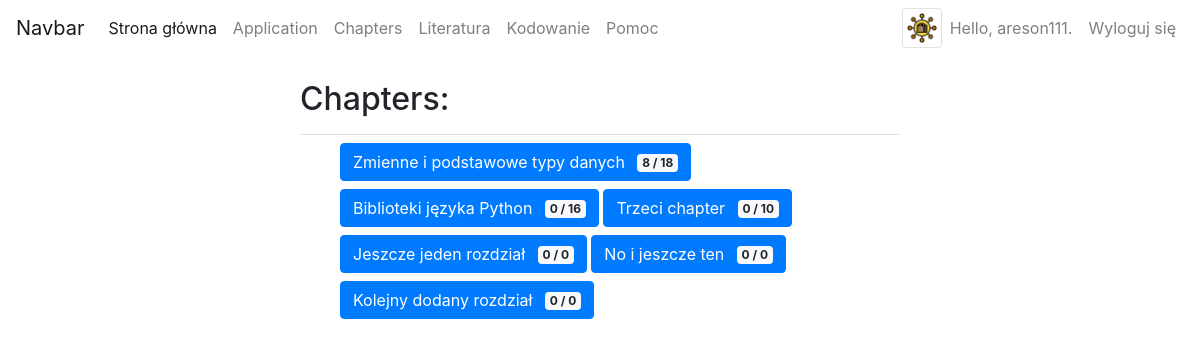
Page /chapters/ (signed in) on the committed database.
### users/models.py (models this page shows, shortened)
class Profile(models.Model):
    user = models.OneToOneField(User, on_delete=models.CASCADE)
    education = models.CharField(choices=EDUCATION_CHOICES, max_length=200)
    age = models.IntegerField()
    profile_image = models.ImageField(default='default-avatar.png', upload_to='users/', null=True, blank=True)
    points = models.IntegerField(default=0)

### chapters/models.py (models this page shows, shortened)
class Chapter(models.Model):
    name = models.CharField(max_length=200)
    text = models.TextField()
    date_added = models.DateTimeField(auto_now_add=True)
    def __str__(self):
        return self.name
    def get_chapter_points(self):
        topics = Topic.objects.filter(chapter_id=self.id)
        ch_points = 0
        for topic in topics:
            ch_points += topic.points
        return ch_points
    def user_chapter_points(self, user):
        topics = Topic.objects.filter(chapter_id=self.id)
        user_points = 0
        for topic in topics:
            approaches = topic.userapproach_set.all()
            for approach in approaches:
                if approach.user == user:
                    user_points += approach.points_earned
        return user_points

class Topic(models.Model):
    chapter = models.ForeignKey(Chapter, on_delete=models.DO_NOTHING)
    name = models.CharField(max_length=200)
    text = models.TextField()
    approach = models.TextField(default='print("Hello World!")')
    points = models.IntegerField(default=3)
    date_added = models.DateTimeField(auto_now_add=True)
    output = models.TextField(default='Hello World!')

class UserApproach(models.Model):
    user = models.ForeignKey(User, on_delete=models.CASCADE)
    topic = models.ForeignKey(Topic, on_delete=models.CASCADE)
    user_approach = models.TextField(default='')
    points_awarded = models.BooleanField(default=False)
    points_earned = models.IntegerField(default=0)

### chapters/views.py (the view)
# urls.py: path('', include(('chapters.urls', 'chapters'), namespace='chapters')),
@login_required
def chapters(request):
    chapters = Chapter.objects.order_by('id')
    context = {'chapters': chapters}
    return render(request, 'chapters/chapters.html', context)

### chapters/templatetags/chapters_extras.py (called while the page is built)
@register.simple_tag
def get_chapter_points_tag(chapter, user):
    return chapter.user_chapter_points(user)

### chapters/templates/chapters/chapters.html (shortened to what this page needs)
<html lang="pl">
{% extends "chapters/baza.html" %}
{% load  chapters_extras %}
{% block header %}
  <h2>Chapters:</h2>
{% endblock header %}
{% block content %}
<ul>
    {% for chapter in chapters %}
    <a class="ch_button_a" href="{% url 'chapters:topic' chapter.id %}"><button type="button" class="btn btn-primary mb-2">
      {{ chapter }} <span class="badge badge-light ml-2">
        {% get_chapter_points_tag chapter user %} / {{ chapter.get_chapter_points }}</span>
    </button></a>
    {% empty %}
      <li>No chapters have been added yet.</li>
    {% endfor %}
</ul>
{% endblock content %}

### chapters/templates/chapters/navbar.html (shortened to what this page needs)
<nav class="navbar navbar-expand-lg navbar-light">
  <a class="navbar-brand" href="#">Navbar</a>
  <div class="collapse navbar-collapse" id="navbarSupportedContent">
    <ul class="navbar-nav mr-auto">
      <li class="nav-item active te">
        <a class="nav-link" href="{% url 'chapters:index' %}">Strona główna <span class="sr-only">(current)</span></a>
      </li>
      <li class="nav-item">
        <a class="nav-link" href="{% url 'chapters:index' %}">Application</a>
      </li>
      <li class="nav-item">
        <a class="nav-link" href="{% url 'chapters:chapters' %}">Chapters</a>
      </li>
      <li class="nav-item">
        <a class="nav-link" href="{% url 'chapters:literatura' %}">Literatura</a>
      </li>
      <li class="nav-item">
        <a class="nav-link" href="{% url 'chapters:kodowanie' %}">Kodowanie</a>
      </li>
      <li class="nav-item">
        <a class="nav-link" href="{% url 'chapters:pomoc' %}">Pomoc</a>
      </li>
    </ul>
    <ul class="navbar-nav justify-content-end">
        {% if user.is_authenticated %}
        <li class="text-center ">
          <img title="profile image" src="{{ user.profile.profile_image.url }}" class="avatar img-circle img-thumbnail" alt="avatar" height="40" width="40">
        </li>
      <li class="nav-item">
        <a class="nav-link" href="{% url 'users:profile' %}">Hello, {{ user.username }}.</a>
      </li>
      <li class="nav-item">
        <a class="nav-link" href="{% url 'users:logout' %}">Wyloguj się</a>
      </li>
        {% endif %}
    </ul>
  </div>
</nav>

### static/css/style.css (style rules this page uses)
body { background-color: coral; font-family: 'Josefin Sans', sans-serif; font-size: 20px; }

### rows in the picture
Chapter: name "Zmienne i podstawowe typy danych", id.topic_id "8", get_chapter_points "18"
Chapter: name "Biblioteki języka Python", id.user_id "0", get_chapter_points "16"
Chapter: name "Trzeci chapter", id.user_id "0", get_chapter_points "10"
Chapter: name "Jeszcze jeden rozdział", id "0", get_chapter_points "0"
Chapter: name "No i jeszcze ten", id "0", get_chapter_points "0"
Chapter: name "Kolejny dodany rozdział", id "0", get_chapter_points "0"

### other values in the picture
{{ user.username }} "areson111"
